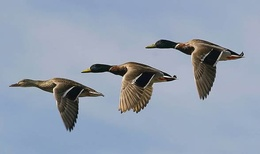
%> input picture Lab05/kaczki.jpg, 260 x 154 px, shrunk from 588 x 348 before the run
$ octave Lab5_9.m   (GNU Octave 9; MATLAB toolbox functions it lacks are replaced by stand-ins)
%> lines starting %> are read from the running program, lines starting %| are printed output that depends on the picture; in (x1, y1, x2, y2) boxes, pixels count from 0 and x2, y2 are one past the last pixel; in counts of white or black regions, pixels touching at a corner belong together; the program's own positions count from 1
clear;clc;

im = rgb2gray(double(imread('kaczki.jpg'))/255);
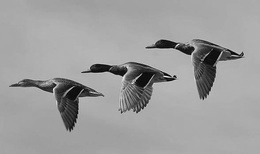
%> im: size 154x260 double; min 0.000894, max 0.948, mean 0.618

avgIm = .55;
bim = ~imbinarize(im, avgIm);
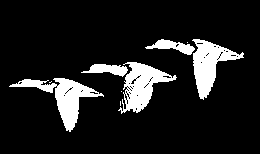
%> bim: size 154x260 logical; 12.1% white; 9 white regions (4 under 20 px), largest, box (x1, y1, x2, y2) and area: (9, 78, 104, 132) 1461, (118, 62, 177, 114) 1356, (192, 39, 244, 100) 1337, (145, 39, 195, 55) 353, (81, 64, 128, 77) 335
bim = imclose(bim, ones(8));
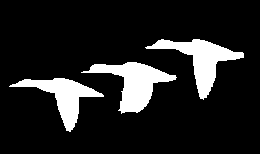
%> bim: size 154x260 logical; 13.3% white; 3 white regions, box (x1, y1, x2, y2) and area: (81, 62, 177, 114) 1928, (145, 39, 244, 100) 1822, (9, 78, 104, 132) 1569
bim = bwmorph(bim, 'thicken', inf);
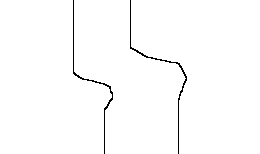
%> bim: size 154x260 logical; 98.8% white; black in thin lines or dots, all inside (x1, y1, x2, y2) = (73, 0, 187, 154)
l = bwlabel(bim);
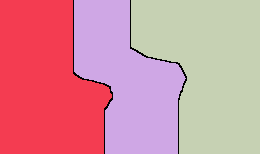
%> l: size 154x260 double; 4 distinct labels, from 0 to 3; one colour per label, 0 black

% osobny kolor dla kazdej segmentacji - mozna sprawdzic jakos segmentacji

imshow(label2rgb(l));
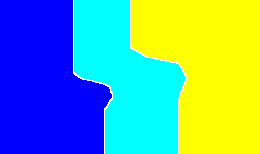
%> displayed picture: size 154x260x3, on the screen's scale of 0 to 255; mean R, G, B 98.8, 168.2, 159.2
